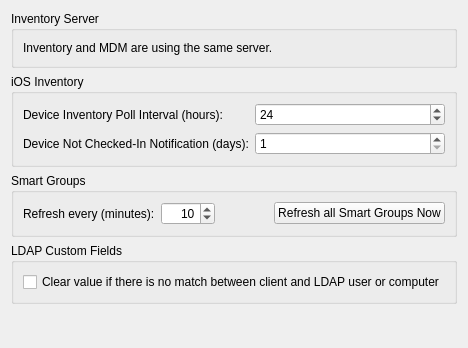
        <widget class="QWidget" name="inventoryTab">
         <attribute name="title">
          <string>Inventory</string>
         </attribute>
         <layout class="QGridLayout" name="gridLayout_20">
          <item row="0" column="0">
           <widget class="QGroupBox" name="newInventoryBox">
            <property name="title">
             <string>Inventory Server</string>
            </property>
            <property name="checkable">
             <bool>false</bool>
            </property>
            <layout class="QGridLayout" name="gridLayout_8">
             <item row="0" column="5">
              <widget class="CircularProgressIndicator" name="inventoryServerProgress" native="true">
               <property name="minimumSize">
                <size>
                 <width>16</width>
                 <height>16</height>
                </size>
               </property>
               <property name="maximumSize">
                <size>
                 <width>16</width>
                 <height>24</height>
                </size>
               </property>
              </widget>
             </item>
             <item row="0" column="4">
              <widget class="OnlineStatus" name="inventoryConnected"/>
             </item>
             <item row="0" column="0" colspan="2">
              <widget class="QLabel" name="inventoryInfo">
               <property name="text">
                <string>Inventory and MDM are using the same server.</string>
               </property>
              </widget>
             </item>
             <item row="0" column="3">
              <spacer name="horizontalSpacer_11">
               <property name="orientation">
                <enum>Qt::Horizontal</enum>
               </property>
               <property name="sizeType">
                <enum>QSizePolicy::Preferred</enum>
               </property>
               <property name="sizeHint" stdset="0">
                <size>
                 <width>0</width>
                 <height>0</height>
                </size>
               </property>
              </spacer>
             </item>
            </layout>
           </widget>
          </item>
          <item row="2" column="0">
           <widget class="QGroupBox" name="smartGroupsGB">
            <property name="title">
             <string>Smart Groups</string>
            </property>
            <layout class="QHBoxLayout" name="horizontalLayout_3">
             <item>
              <widget class="QLabel" name="lblSGRefreshPeriod">
               <property name="text">
                <string>Refresh every (minutes):</string>
               </property>
              </widget>
             </item>
             <item>
              <widget class="QSpinBox" name="sgRefreshPeriod">
               <property name="alignment">
                <set>Qt::AlignRight|Qt::AlignTrailing|Qt::AlignVCenter</set>
               </property>
               <property name="suffix">
                <string/>
               </property>
               <property name="minimum">
                <number>5</number>
               </property>
               <property name="maximum">
                <number>1440</number>
               </property>
               <property name="value">
                <number>10</number>
               </property>
              </widget>
             </item>
             <item>
              <spacer name="horizontalSpacer_4">
               <property name="orientation">
                <enum>Qt::Horizontal</enum>
               </property>
               <property name="sizeHint" stdset="0">
                <size>
                 <width>40</width>
                 <height>20</height>
                </size>
               </property>
              </spacer>
             </item>
             <item>
              <widget class="QPushButton" name="refreshAllSmartGroupsCommandButton">
               <property name="text">
                <string>Refresh all Smart Groups Now</string>
               </property>
              </widget>
             </item>
            </layout>
           </widget>
          </item>
          <item row="1" column="0">
           <widget class="QGroupBox" name="iosInventoryBox">
            <property name="sizePolicy">
             <sizepolicy hsizetype="Preferred" vsizetype="Maximum">
              <horstretch>0</horstretch>
              <verstretch>0</verstretch>
             </sizepolicy>
            </property>
            <property name="title">
             <string>iOS Inventory</string>
            </property>
            <layout class="QFormLayout" name="formLayout">
             <item row="0" column="0">
              <widget class="QLabel" name="label_27">
               <property name="text">
                <string>Device Inventory Poll Interval (hours):</string>
               </property>
              </widget>
             </item>
             <item row="0" column="1">
              <widget class="QSpinBox" name="iosInventoryPollInterval">
               <property name="minimumSize">
                <size>
                 <width>65</width>
                 <height>0</height>
                </size>
               </property>
               <property name="toolTip">
                <string>How often IOS devices will be polled for Inventory information</string>
               </property>
               <property name="minimum">
                <number>1</number>
               </property>
               <property name="maximum">
                <number>1000</number>
               </property>
               <property name="value">
                <number>24</number>
               </property>
              </widget>
             </item>
             <item row="1" column="0">
              <widget class="QLabel" name="label_28">
               <property name="text">
                <string>Device Not Checked-In Notification (days):</string>
               </property>
              </widget>
             </item>
             <item row="1" column="1">
              <widget class="QSpinBox" name="iosDeviceNoCheckinNotification">
               <property name="minimumSize">
                <size>
                 <width>65</width>
                 <height>0</height>
                </size>
               </property>
               <property name="toolTip">
                <string>Devices that have not checked in for this time interval will display as Red</string>
               </property>
               <property name="minimum">
                <number>1</number>
               </property>
               <property name="maximum">
                <number>365</number>
               </property>
              </widget>
             </item>
            </layout>
           </widget>
          </item>
          <item row="4" column="0">
           <spacer name="verticalSpacer_7">
            <property name="orientation">
             <enum>Qt::Vertical</enum>
            </property>
            <property name="sizeType">
             <enum>QSizePolicy::Expanding</enum>
            </property>
            <property name="sizeHint" stdset="0">
             <size>
              <width>20</width>
              <height>33</height>
             </size>
            </property>
           </spacer>
          </item>
          <item row="3" column="0">
           <widget class="QGroupBox" name="ldapCustomFieldsExtractionBox">
            <property name="title">
             <string>LDAP Custom Fields</string>
            </property>
            <layout class="QHBoxLayout" name="horizontalLayout_9">
             <item>
              <widget class="QCheckBox" name="clearLdapCustomFieldValueIfNoMatch">
               <property name="text">
                <string>Clear value if there is no match between client and LDAP user or computer</string>
               </property>
              </widget>
             </item>
            </layout>
           </widget>
          </item>
         </layout>
        </widget>
